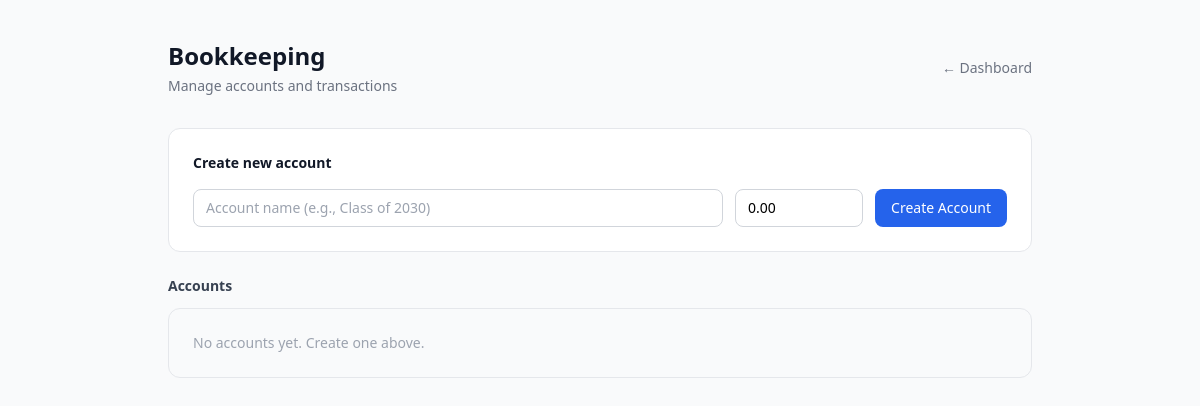
The page /bookkeeping/ (signed in) on the database as committed earlier.
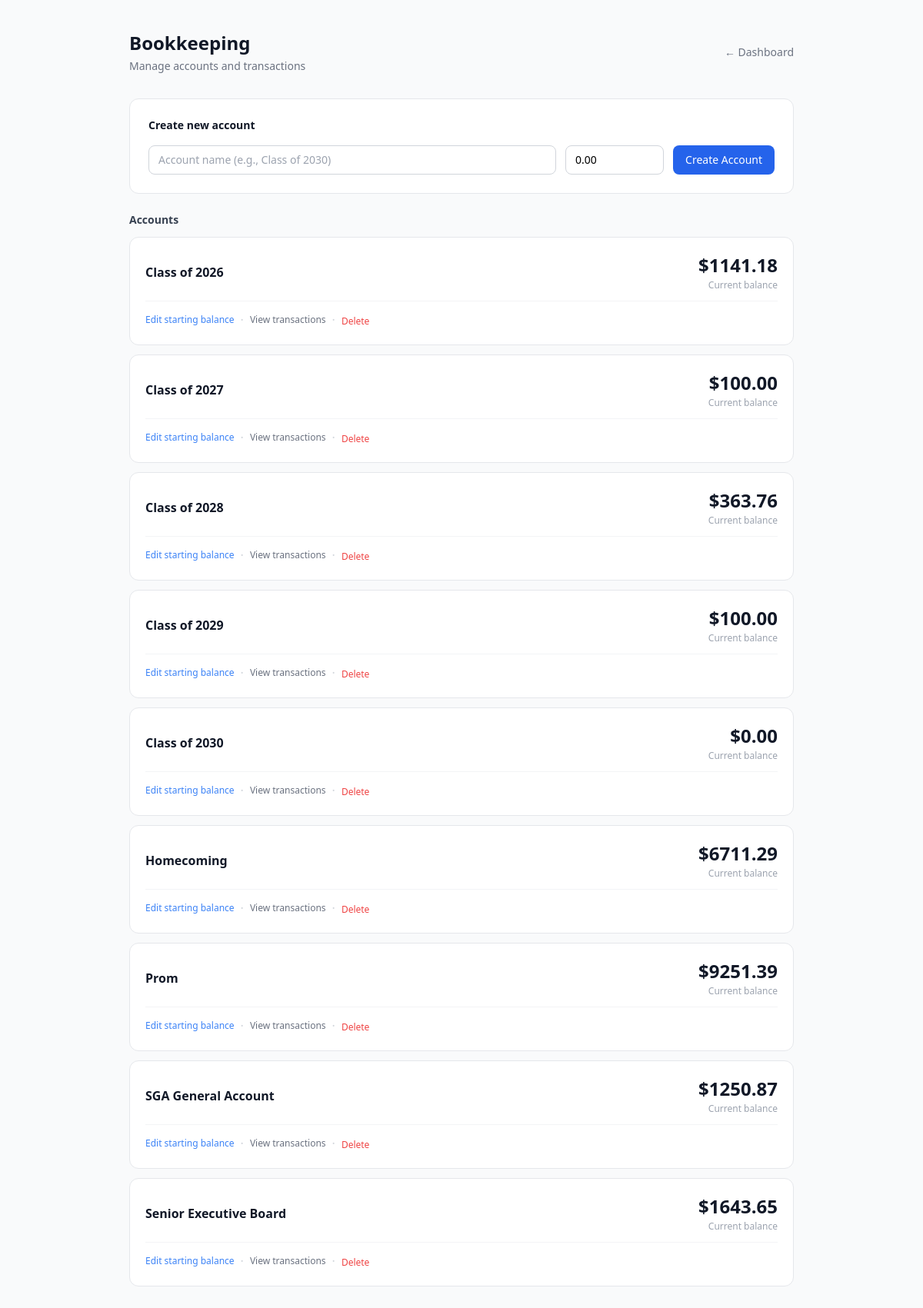
The same page on the database as committed later.
### sga/models.py (models this page shows, shortened)
class Account(models.Model):
    name = models.CharField(max_length=100)
    starting_balance = models.DecimalField(max_digits=10, decimal_places=2, default=0)
    created_at = models.DateTimeField(auto_now_add=True)
    updated_at = models.DateTimeField(auto_now=True)
    def current_balance(self):
        transactions = self.transactions.all()
        total_credits = sum(t.credit for t in transactions if t.credit)
        total_debits = sum(t.debit for t in transactions if t.debit)
        return self.starting_balance + total_credits - total_debits
    class Meta:
        ordering = ['name']

### sga/views.py (the view, shortened to what this page needs)
# urls.py: path('bookkeeping/',                  views.bookkeeping_view,    name='bookkeeping'),
@login_required
def bookkeeping_view(request):
    try:
        member = Member.objects.get(student_id=request.user.username)
    except Member.DoesNotExist:
        return redirect('login')
    if member.permission_tier != 'SCI':
        messages.error(request, 'Access denied. SCI members only.')
        return redirect('dashboard')
    accounts = Account.objects.all()
    return render(request, 'sga/bookkeeping.html', {
        'member': member,
        'accounts': accounts,
    })

### sga/templates/sga/bookkeeping.html (shortened to what this page needs)
<!DOCTYPE html>
<html lang="en">
<head>
  <script src="https://cdn.tailwindcss.com"></script>
</head>
<body class="bg-gray-50 min-h-screen">
<div class="max-w-4xl mx-auto px-4 py-10">
  <div class="flex items-center justify-between mb-8">
    <div>
      <h1 class="text-2xl font-semibold text-gray-900">Bookkeeping</h1>
      <p class="text-sm text-gray-500 mt-1">Manage accounts and transactions</p>
    </div>
    <a href="{% url 'dashboard' %}" class="text-sm text-gray-500 hover:text-gray-800">&larr; Dashboard</a>
  </div>
  <div class="bg-white border border-gray-200 rounded-xl p-6 mb-6">
    <h2 class="text-sm font-semibold text-gray-900 mb-4">Create new account</h2>
    <form method="POST" class="flex gap-3">
      <input type="text" name="name" placeholder="Account name (e.g., Class of 2030)" required
        class="flex-1 border border-gray-300 rounded-lg px-3 py-2 text-sm focus:outline-none focus:ring-2 focus:ring-blue-500">
      <input type="text" name="starting_balance" placeholder="Starting balance" value="0.00"
        class="w-32 border border-gray-300 rounded-lg px-3 py-2 text-sm focus:outline-none focus:ring-2 focus:ring-blue-500">
      <button type="submit"
        class="bg-blue-600 hover:bg-blue-700 text-white text-sm px-4 py-2 rounded-lg transition font-medium whitespace-nowrap">
        Create Account
      </button>
    </form>
  </div>
  <div class="space-y-3">
    <h2 class="text-sm font-semibold text-gray-700">Accounts</h2>
    {% for account in accounts %}
    <div class="bg-white border border-gray-200 rounded-xl p-5 hover:shadow-sm transition">
      <div class="flex items-center justify-between mb-3">
        <div class="flex-1">
          <a href="{% url 'account_detail' account.id %}" class="text-base font-semibold text-gray-900 hover:text-blue-600 transition">
            {{ account.name }}
          </a>
        </div>
        <div class="text-right">
          <p class="text-2xl font-bold text-gray-900">${{ account.current_balance|floatformat:2 }}</p>
          <p class="text-xs text-gray-400 mt-0.5">Current balance</p>
        </div>
      </div>
      <div class="flex items-center gap-2 pt-3 border-t border-gray-100">
        <button onclick="document.getElementById('edit-{{ account.id }}').classList.toggle('hidden')"
          class="text-xs text-blue-500 hover:text-blue-700">
          Edit starting balance
        </button>
        <span class="text-gray-300">·</span>
        <a href="{% url 'account_detail' account.id %}"
          class="text-xs text-gray-500 hover:text-gray-700">
          View transactions
        </a>
        <span class="text-gray-300">·</span>
        <form method="POST" class="inline" onsubmit="return confirm('Delete this account and all its transactions?')">
          <button type="submit" class="text-xs text-red-500 hover:text-red-700">Delete</button>
        </form>
      </div>
    </div>
    {% empty %}
    <div class="border border-gray-200 rounded-xl p-6 text-sm text-gray-400">
      No accounts yet. Create one above.
    </div>
    {% endfor %}
  </div>
</div>
</body>
</html>

Rows that differ between the two databases and show on the page:
added Account: name "Class of 2026", current_balance "1141.18"
added Account: name "Class of 2027", current_balance "100.00"
added Account: name "Class of 2028", current_balance "363.76"
added Account: name "Class of 2029", current_balance "100.00"
added Account: name "Class of 2030", current_balance "0.00"
added Account: name "Homecoming", current_balance "6711.29"
added Account: name "Prom", current_balance "9251.39"
added Account: name "SGA General Account", current_balance "1250.87"
added Account: name "Senior Executive Board", current_balance "1643.65"
Other text that changed with them:
text no longer shown: "No accounts yet. Create one above."
